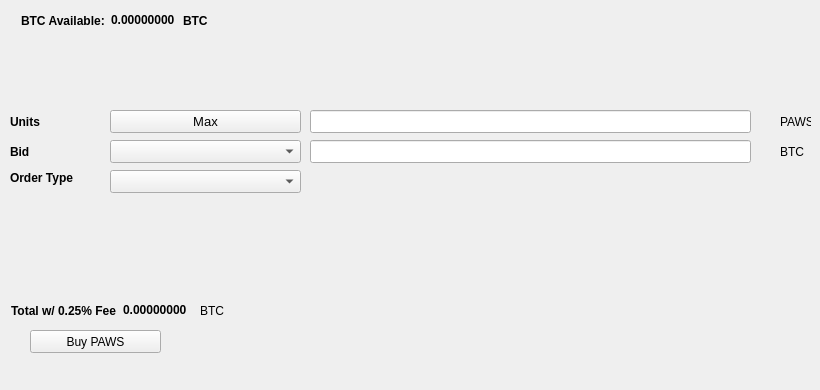
   <widget class="QWidget" name="BuyTab">
    <attribute name="title">
     <string>Buy</string>
    </attribute>
    <widget class="QPushButton" name="BuyPAWS">
     <property name="geometry">
      <rect>
       <x>30</x>
       <y>330</y>
       <width>131</width>
       <height>23</height>
      </rect>
     </property>
     <property name="text">
      <string>Buy PAWS</string>
     </property>
     <property name="icon">
      <iconset resource="../pivx.qrc">
       <normaloff>:/icons/bitcoin</normaloff>:/icons/bitcoin</iconset>
     </property>
    </widget>
    <widget class="QLabel" name="label_3">
     <property name="geometry">
      <rect>
       <x>10</x>
       <y>110</y>
       <width>46</width>
       <height>23</height>
      </rect>
     </property>
     <property name="font">
      <font>
       <weight>75</weight>
       <bold>true</bold>
      </font>
     </property>
     <property name="text">
      <string>Units</string>
     </property>
    </widget>
    <widget class="QLineEdit" name="UnitsInput">
     <property name="geometry">
      <rect>
       <x>310</x>
       <y>110</y>
       <width>441</width>
       <height>23</height>
      </rect>
     </property>
     <property name="font">
      <font>
       <pointsize>9</pointsize>
       <weight>75</weight>
       <bold>true</bold>
      </font>
     </property>
    </widget>
    <widget class="QLineEdit" name="BuyBidPriceEdit">
     <property name="geometry">
      <rect>
       <x>310</x>
       <y>140</y>
       <width>441</width>
       <height>23</height>
      </rect>
     </property>
     <property name="font">
      <font>
       <pointsize>9</pointsize>
       <weight>75</weight>
       <bold>true</bold>
      </font>
     </property>
    </widget>
    <widget class="QLabel" name="label_4">
     <property name="geometry">
      <rect>
       <x>780</x>
       <y>110</y>
       <width>31</width>
       <height>23</height>
      </rect>
     </property>
     <property name="text">
      <string>PAWS</string>
     </property>
    </widget>
    <widget class="QLabel" name="label_5">
     <property name="geometry">
      <rect>
       <x>780</x>
       <y>140</y>
       <width>31</width>
       <height>23</height>
      </rect>
     </property>
     <property name="text">
      <string>BTC</string>
     </property>
    </widget>
    <widget class="QLabel" name="label_6">
     <property name="geometry">
      <rect>
       <x>10</x>
       <y>140</y>
       <width>46</width>
       <height>23</height>
      </rect>
     </property>
     <property name="font">
      <font>
       <weight>75</weight>
       <bold>true</bold>
      </font>
     </property>
     <property name="text">
      <string>Bid</string>
     </property>
    </widget>
    <widget class="QLabel" name="label_7">
     <property name="geometry">
      <rect>
       <x>10</x>
       <y>170</y>
       <width>91</width>
       <height>16</height>
      </rect>
     </property>
     <property name="font">
      <font>
       <weight>75</weight>
       <bold>true</bold>
      </font>
     </property>
     <property name="text">
      <string>Order Type</string>
     </property>
    </widget>
    <widget class="QPushButton" name="Buy_Max_Amount">
     <property name="geometry">
      <rect>
       <x>110</x>
       <y>110</y>
       <width>191</width>
       <height>23</height>
      </rect>
     </property>
     <property name="font">
      <font>
       <pointsize>10</pointsize>
      </font>
     </property>
     <property name="text">
      <string>Max</string>
     </property>
    </widget>
    <widget class="QComboBox" name="BuyBidcomboBox">
     <property name="geometry">
      <rect>
       <x>110</x>
       <y>140</y>
       <width>191</width>
       <height>23</height>
      </rect>
     </property>
     <property name="font">
      <font>
       <pointsize>10</pointsize>
      </font>
     </property>
    </widget>
    <widget class="QComboBox" name="buyOrdertypeCombo">
     <property name="geometry">
      <rect>
       <x>110</x>
       <y>170</y>
       <width>191</width>
       <height>23</height>
      </rect>
     </property>
     <property name="font">
      <font>
       <pointsize>10</pointsize>
      </font>
     </property>
    </widget>
    <widget class="QWidget" name="layoutWidget1">
     <property name="geometry">
      <rect>
       <x>21</x>
       <y>11</y>
       <width>227</width>
       <height>19</height>
      </rect>
     </property>
     <layout class="QHBoxLayout" name="horizontalLayout_3">
      <item>
       <widget class="QLabel" name="label232">
        <property name="font">
         <font>
          <weight>75</weight>
          <bold>true</bold>
         </font>
        </property>
        <property name="text">
         <string>BTC Available:</string>
        </property>
       </widget>
      </item>
      <item>
       <widget class="QLabel" name="BtcAvailableLbl">
        <property name="palette">
         <palette>
          <active>
           <colorrole role="WindowText">
            <brush brushstyle="SolidPattern">
             <color alpha="255">
              <red>0</red>
              <green>0</green>
              <blue>0</blue>
             </color>
            </brush>
           </colorrole>
           <colorrole role="Button">
            <brush brushstyle="SolidPattern">
             <color alpha="255">
              <red>0</red>
              <green>170</green>
              <blue>0</blue>
             </color>
            </brush>
           </colorrole>
           <colorrole role="Light">
            <brush brushstyle="SolidPattern">
             <color alpha="255">
              <red>0</red>
              <green>255</green>
              <blue>0</blue>
             </color>
            </brush>
           </colorrole>
           <colorrole role="Midlight">
            <brush brushstyle="SolidPattern">
             <color alpha="255">
              <red>0</red>
              <green>212</green>
              <blue>0</blue>
             </color>
            </brush>
           </colorrole>
           <colorrole role="Dark">
            <brush brushstyle="SolidPattern">
             <color alpha="255">
              <red>0</red>
              <green>85</green>
              <blue>0</blue>
             </color>
            </brush>
           </colorrole>
           <colorrole role="Mid">
            <brush brushstyle="SolidPattern">
             <color alpha="255">
              <red>0</red>
              <green>113</green>
              <blue>0</blue>
             </color>
            </brush>
           </colorrole>
           <colorrole role="Text">
            <brush brushstyle="SolidPattern">
             <color alpha="255">
              <red>0</red>
              <green>170</green>
              <blue>0</blue>
             </color>
            </brush>
           </colorrole>
           <colorrole role="BrightText">
            <brush brushstyle="SolidPattern">
             <color alpha="255">
              <red>255</red>
              <green>255</green>
              <blue>255</blue>
             </color>
            </brush>
           </colorrole>
           <colorrole role="ButtonText">
            <brush brushstyle="SolidPattern">
             <color alpha="255">
              <red>0</red>
              <green>0</green>
              <blue>0</blue>
             </color>
            </brush>
           </colorrole>
           <colorrole role="Base">
            <brush brushstyle="SolidPattern">
             <color alpha="255">
              <red>255</red>
              <green>255</green>
              <blue>255</blue>
             </color>
            </brush>
           </colorrole>
           <colorrole role="Window">
            <brush brushstyle="SolidPattern">
             <color alpha="255">
              <red>0</red>
              <green>170</green>
              <blue>0</blue>
             </color>
            </brush>
           </colorrole>
           <colorrole role="Shadow">
            <brush brushstyle="SolidPattern">
             <color alpha="255">
              <red>0</red>
              <green>0</green>
              <blue>0</blue>
             </color>
            </brush>
           </colorrole>
           <colorrole role="AlternateBase">
            <brush brushstyle="SolidPattern">
             <color alpha="255">
              <red>127</red>
              <green>212</green>
              <blue>127</blue>
             </color>
            </brush>
           </colorrole>
           <colorrole role="ToolTipBase">
            <brush brushstyle="SolidPattern">
             <color alpha="255">
              <red>255</red>
              <green>255</green>
              <blue>220</blue>
             </color>
            </brush>
           </colorrole>
           <colorrole role="ToolTipText">
            <brush brushstyle="SolidPattern">
             <color alpha="255">
              <red>0</red>
              <green>0</green>
              <blue>0</blue>
             </color>
            </brush>
           </colorrole>
          </active>
          <inactive>
           <colorrole role="WindowText">
            <brush brushstyle="SolidPattern">
             <color alpha="255">
              <red>0</red>
              <green>0</green>
              <blue>0</blue>
             </color>
            </brush>
           </colorrole>
           <colorrole role="Button">
            <brush brushstyle="SolidPattern">
             <color alpha="255">
              <red>0</red>
              <green>170</green>
              <blue>0</blue>
             </color>
            </brush>
           </colorrole>
           <colorrole role="Light">
            <brush brushstyle="SolidPattern">
             <color alpha="255">
              <red>0</red>
              <green>255</green>
              <blue>0</blue>
             </color>
            </brush>
           </colorrole>
           <colorrole role="Midlight">
            <brush brushstyle="SolidPattern">
             <color alpha="255">
              <red>0</red>
              <green>212</green>
              <blue>0</blue>
             </color>
            </brush>
           </colorrole>
           <colorrole role="Dark">
            <brush brushstyle="SolidPattern">
             <color alpha="255">
              <red>0</red>
              <green>85</green>
              <blue>0</blue>
             </color>
            </brush>
           </colorrole>
           <colorrole role="Mid">
            <brush brushstyle="SolidPattern">
             <color alpha="255">
              <red>0</red>
              <green>113</green>
              <blue>0</blue>
             </color>
            </brush>
           </colorrole>
           <colorrole role="Text">
            <brush brushstyle="SolidPattern">
             <color alpha="255">
              <red>0</red>
              <green>170</green>
              <blue>0</blue>
             </color>
            </brush>
           </colorrole>
           <colorrole role="BrightText">
            <brush brushstyle="SolidPattern">
             <color alpha="255">
              <red>255</red>
              <green>255</green>
              <blue>255</blue>
             </color>
            </brush>
           </colorrole>
           <colorrole role="ButtonText">
            <brush brushstyle="SolidPattern">
             <color alpha="255">
              <red>0</red>
              <green>0</green>
              <blue>0</blue>
             </color>
            </brush>
           </colorrole>
           <colorrole role="Base">
            <brush brushstyle="SolidPattern">
             <color alpha="255">
              <red>255</red>
              <green>255</green>
              <blue>255</blue>
             </color>
            </brush>
           </colorrole>
           <colorrole role="Window">
            <brush brushstyle="SolidPattern">
             <color alpha="255">
              <red>0</red>
              <green>170</green>
              <blue>0</blue>
             </color>
            </brush>
           </colorrole>
           <colorrole role="Shadow">
            <brush brushstyle="SolidPattern">
             <color alpha="255">
              <red>0</red>
              <green>0</green>
              <blue>0</blue>
             </color>
            </brush>
           </colorrole>
           <colorrole role="AlternateBase">
            <brush brushstyle="SolidPattern">
             <color alpha="255">
              <red>127</red>
              <green>212</green>
              <blue>127</blue>
             </color>
            </brush>
           </colorrole>
           <colorrole role="ToolTipBase">
            <brush brushstyle="SolidPattern">
             <color alpha="255">
              <red>255</red>
              <green>255</green>
              <blue>220</blue>
             </color>
            </brush>
           </colorrole>
           <colorrole role="ToolTipText">
            <brush brushstyle="SolidPattern">
             <color alpha="255">
              <red>0</red>
              <green>0</green>
              <blue>0</blue>
             </color>
            </brush>
           </colorrole>
          </inactive>
          <disabled>
           <colorrole role="WindowText">
            <brush brushstyle="SolidPattern">
             <color alpha="255">
              <red>0</red>
              <green>85</green>
              <blue>0</blue>
             </color>
            </brush>
           </colorrole>
           <colorrole role="Button">
            <brush brushstyle="SolidPattern">
             <color alpha="255">
              <red>0</red>
              <green>170</green>
              <blue>0</blue>
             </color>
            </brush>
           </colorrole>
           <colorrole role="Light">
            <brush brushstyle="SolidPattern">
             <color alpha="255">
              <red>0</red>
              <green>255</green>
              <blue>0</blue>
             </color>
            </brush>
           </colorrole>
           <colorrole role="Midlight">
            <brush brushstyle="SolidPattern">
             <color alpha="255">
              <red>0</red>
              <green>212</green>
              <blue>0</blue>
             </color>
            </brush>
           </colorrole>
           <colorrole role="Dark">
            <brush brushstyle="SolidPattern">
             <color alpha="255">
              <red>0</red>
              <green>85</green>
              <blue>0</blue>
             </color>
            </brush>
           </colorrole>
           <colorrole role="Mid">
            <brush brushstyle="SolidPattern">
             <color alpha="255">
              <red>0</red>
              <green>113</green>
              <blue>0</blue>
             </color>
            </brush>
           </colorrole>
           <colorrole role="Text">
            <brush brushstyle="SolidPattern">
             <color alpha="255">
              <red>0</red>
              <green>85</green>
              <blue>0</blue>
             </color>
            </brush>
           </colorrole>
           <colorrole role="BrightText">
            <brush brushstyle="SolidPattern">
             <color alpha="255">
              <red>255</red>
              <green>255</green>
              <blue>255</blue>
             </color>
            </brush>
           </colorrole>
           <colorrole role="ButtonText">
            <brush brushstyle="SolidPattern">
             <color alpha="255">
              <red>0</red>
              <green>85</green>
              <blue>0</blue>
             </color>
            </brush>
           </colorrole>
           <colorrole role="Base">
            <brush brushstyle="SolidPattern">
             <color alpha="255">
              <red>0</red>
              <green>170</green>
              <blue>0</blue>
             </color>
            </brush>
           </colorrole>
           <colorrole role="Window">
            <brush brushstyle="SolidPattern">
             <color alpha="255">
              <red>0</red>
              <green>170</green>
              <blue>0</blue>
             </color>
            </brush>
           </colorrole>
           <colorrole role="Shadow">
            <brush brushstyle="SolidPattern">
             <color alpha="255">
              <red>0</red>
              <green>0</green>
              <blue>0</blue>
             </color>
            </brush>
           </colorrole>
           <colorrole role="AlternateBase">
            <brush brushstyle="SolidPattern">
             <color alpha="255">
              <red>0</red>
              <green>170</green>
              <blue>0</blue>
             </color>
            </brush>
           </colorrole>
           <colorrole role="ToolTipBase">
            <brush brushstyle="SolidPattern">
             <color alpha="255">
              <red>255</red>
              <green>255</green>
              <blue>220</blue>
             </color>
            </brush>
           </colorrole>
           <colorrole role="ToolTipText">
            <brush brushstyle="SolidPattern">
             <color alpha="255">
              <red>0</red>
              <green>0</green>
              <blue>0</blue>
             </color>
            </brush>
           </colorrole>
          </disabled>
         </palette>
        </property>
        <property name="font">
         <font>
          <weight>75</weight>
          <bold>true</bold>
         </font>
        </property>
        <property name="text">
         <string>0.00000000</string>
        </property>
        <property name="textInteractionFlags">
         <set>Qt::LinksAccessibleByMouse|Qt::TextSelectableByKeyboard|Qt::TextSelectableByMouse</set>
        </property>
       </widget>
      </item>
      <item>
       <widget class="QLabel" name="BtcAvailableLbl_2">
        <property name="font">
         <font>
          <weight>75</weight>
          <bold>true</bold>
         </font>
        </property>
        <property name="text">
         <string>BTC</string>
        </property>
       </widget>
      </item>
     </layout>
    </widget>
    <widget class="QWidget" name="layoutWidge2">
     <property name="geometry">
      <rect>
       <x>11</x>
       <y>301</y>
       <width>259</width>
       <height>19</height>
      </rect>
     </property>
     <layout class="QHBoxLayout" name="horizontalLayout_4">
      <item>
       <widget class="QLabel" name="label_9">
        <property name="font">
         <font>
          <weight>75</weight>
          <bold>true</bold>
         </font>
        </property>
        <property name="text">
         <string>Total w/ 0.25% Fee</string>
        </property>
       </widget>
      </item>
      <item>
       <widget class="QLabel" name="BuyCostLabel">
        <property name="palette">
         <palette>
          <active>
           <colorrole role="WindowText">
            <brush brushstyle="SolidPattern">
             <color alpha="255">
              <red>0</red>
              <green>0</green>
              <blue>0</blue>
             </color>
            </brush>
           </colorrole>
           <colorrole role="Button">
            <brush brushstyle="SolidPattern">
             <color alpha="255">
              <red>0</red>
              <green>170</green>
              <blue>0</blue>
             </color>
            </brush>
           </colorrole>
           <colorrole role="Light">
            <brush brushstyle="SolidPattern">
             <color alpha="255">
              <red>0</red>
              <green>255</green>
              <blue>0</blue>
             </color>
            </brush>
           </colorrole>
           <colorrole role="Midlight">
            <brush brushstyle="SolidPattern">
             <color alpha="255">
              <red>0</red>
              <green>212</green>
              <blue>0</blue>
             </color>
            </brush>
           </colorrole>
           <colorrole role="Dark">
            <brush brushstyle="SolidPattern">
             <color alpha="255">
              <red>0</red>
              <green>85</green>
              <blue>0</blue>
             </color>
            </brush>
           </colorrole>
           <colorrole role="Mid">
            <brush brushstyle="SolidPattern">
             <color alpha="255">
              <red>0</red>
              <green>113</green>
              <blue>0</blue>
             </color>
            </brush>
           </colorrole>
           <colorrole role="Text">
            <brush brushstyle="SolidPattern">
             <color alpha="255">
              <red>0</red>
              <green>170</green>
              <blue>0</blue>
             </color>
            </brush>
           </colorrole>
           <colorrole role="BrightText">
            <brush brushstyle="SolidPattern">
             <color alpha="255">
              <red>255</red>
              <green>255</green>
              <blue>255</blue>
             </color>
            </brush>
           </colorrole>
           <colorrole role="ButtonText">
            <brush brushstyle="SolidPattern">
             <color alpha="255">
              <red>0</red>
              <green>0</green>
              <blue>0</blue>
             </color>
            </brush>
           </colorrole>
           <colorrole role="Base">
            <brush brushstyle="SolidPattern">
             <color alpha="255">
              <red>255</red>
              <green>255</green>
              <blue>255</blue>
             </color>
            </brush>
           </colorrole>
           <colorrole role="Window">
            <brush brushstyle="SolidPattern">
             <color alpha="255">
              <red>0</red>
              <green>170</green>
              <blue>0</blue>
             </color>
            </brush>
           </colorrole>
           <colorrole role="Shadow">
            <brush brushstyle="SolidPattern">
             <color alpha="255">
              <red>0</red>
              <green>0</green>
              <blue>0</blue>
             </color>
            </brush>
           </colorrole>
           <colorrole role="AlternateBase">
            <brush brushstyle="SolidPattern">
             <color alpha="255">
              <red>127</red>
              <green>212</green>
              <blue>127</blue>
             </color>
            </brush>
           </colorrole>
           <colorrole role="ToolTipBase">
            <brush brushstyle="SolidPattern">
             <color alpha="255">
              <red>255</red>
              <green>255</green>
              <blue>220</blue>
             </color>
            </brush>
           </colorrole>
           <colorrole role="ToolTipText">
            <brush brushstyle="SolidPattern">
             <color alpha="255">
              <red>0</red>
              <green>0</green>
              <blue>0</blue>
             </color>
            </brush>
           </colorrole>
          </active>
          <inactive>
           <colorrole role="WindowText">
            <brush brushstyle="SolidPattern">
             <color alpha="255">
              <red>0</red>
              <green>0</green>
              <blue>0</blue>
             </color>
            </brush>
           </colorrole>
           <colorrole role="Button">
            <brush brushstyle="SolidPattern">
             <color alpha="255">
              <red>0</red>
              <green>170</green>
              <blue>0</blue>
             </color>
            </brush>
           </colorrole>
           <colorrole role="Light">
            <brush brushstyle="SolidPattern">
             <color alpha="255">
              <red>0</red>
              <green>255</green>
              <blue>0</blue>
             </color>
            </brush>
           </colorrole>
           <colorrole role="Midlight">
            <brush brushstyle="SolidPattern">
             <color alpha="255">
              <red>0</red>
              <green>212</green>
              <blue>0</blue>
             </color>
            </brush>
           </colorrole>
           <colorrole role="Dark">
            <brush brushstyle="SolidPattern">
             <color alpha="255">
              <red>0</red>
              <green>85</green>
              <blue>0</blue>
             </color>
            </brush>
           </colorrole>
           <colorrole role="Mid">
            <brush brushstyle="SolidPattern">
             <color alpha="255">
              <red>0</red>
              <green>113</green>
              <blue>0</blue>
             </color>
            </brush>
           </colorrole>
           <colorrole role="Text">
            <brush brushstyle="SolidPattern">
             <color alpha="255">
              <red>0</red>
              <green>170</green>
              <blue>0</blue>
             </color>
            </brush>
           </colorrole>
           <colorrole role="BrightText">
            <brush brushstyle="SolidPattern">
             <color alpha="255">
              <red>255</red>
              <green>255</green>
              <blue>255</blue>
             </color>
            </brush>
           </colorrole>
           <colorrole role="ButtonText">
            <brush brushstyle="SolidPattern">
             <color alpha="255">
              <red>0</red>
              <green>0</green>
              <blue>0</blue>
             </color>
            </brush>
           </colorrole>
           <colorrole role="Base">
            <brush brushstyle="SolidPattern">
             <color alpha="255">
              <red>255</red>
              <green>255</green>
              <blue>255</blue>
             </color>
            </brush>
           </colorrole>
           <colorrole role="Window">
            <brush brushstyle="SolidPattern">
             <color alpha="255">
              <red>0</red>
              <green>170</green>
              <blue>0</blue>
             </color>
            </brush>
           </colorrole>
           <colorrole role="Shadow">
            <brush brushstyle="SolidPattern">
             <color alpha="255">
              <red>0</red>
              <green>0</green>
              <blue>0</blue>
             </color>
            </brush>
           </colorrole>
           <colorrole role="AlternateBase">
            <brush brushstyle="SolidPattern">
             <color alpha="255">
              <red>127</red>
              <green>212</green>
              <blue>127</blue>
             </color>
            </brush>
           </colorrole>
           <colorrole role="ToolTipBase">
            <brush brushstyle="SolidPattern">
             <color alpha="255">
              <red>255</red>
              <green>255</green>
              <blue>220</blue>
             </color>
            </brush>
           </colorrole>
           <colorrole role="ToolTipText">
            <brush brushstyle="SolidPattern">
             <color alpha="255">
              <red>0</red>
              <green>0</green>
              <blue>0</blue>
             </color>
            </brush>
           </colorrole>
          </inactive>
          <disabled>
           <colorrole role="WindowText">
            <brush brushstyle="SolidPattern">
             <color alpha="255">
              <red>0</red>
              <green>85</green>
              <blue>0</blue>
             </color>
            </brush>
           </colorrole>
           <colorrole role="Button">
            <brush brushstyle="SolidPattern">
             <color alpha="255">
              <red>0</red>
              <green>170</green>
              <blue>0</blue>
             </color>
            </brush>
           </colorrole>
           <colorrole role="Light">
            <brush brushstyle="SolidPattern">
             <color alpha="255">
              <red>0</red>
              <green>255</green>
              <blue>0</blue>
             </color>
            </brush>
           </colorrole>
           <colorrole role="Midlight">
            <brush brushstyle="SolidPattern">
             <color alpha="255">
              <red>0</red>
              <green>212</green>
              <blue>0</blue>
             </color>
            </brush>
           </colorrole>
           <colorrole role="Dark">
            <brush brushstyle="SolidPattern">
             <color alpha="255">
              <red>0</red>
              <green>85</green>
              <blue>0</blue>
             </color>
            </brush>
           </colorrole>
           <colorrole role="Mid">
            <brush brushstyle="SolidPattern">
             <color alpha="255">
              <red>0</red>
              <green>113</green>
              <blue>0</blue>
             </color>
            </brush>
           </colorrole>
           <colorrole role="Text">
            <brush brushstyle="SolidPattern">
             <color alpha="255">
              <red>0</red>
              <green>85</green>
              <blue>0</blue>
             </color>
            </brush>
           </colorrole>
           <colorrole role="BrightText">
            <brush brushstyle="SolidPattern">
             <color alpha="255">
              <red>255</red>
              <green>255</green>
              <blue>255</blue>
             </color>
            </brush>
           </colorrole>
           <colorrole role="ButtonText">
            <brush brushstyle="SolidPattern">
             <color alpha="255">
              <red>0</red>
              <green>85</green>
              <blue>0</blue>
             </color>
            </brush>
           </colorrole>
           <colorrole role="Base">
            <brush brushstyle="SolidPattern">
             <color alpha="255">
              <red>0</red>
              <green>170</green>
              <blue>0</blue>
             </color>
            </brush>
           </colorrole>
           <colorrole role="Window">
            <brush brushstyle="SolidPattern">
             <color alpha="255">
              <red>0</red>
              <green>170</green>
              <blue>0</blue>
             </color>
            </brush>
           </colorrole>
           <colorrole role="Shadow">
            <brush brushstyle="SolidPattern">
             <color alpha="255">
              <red>0</red>
              <green>0</green>
              <blue>0</blue>
             </color>
            </brush>
           </colorrole>
           <colorrole role="AlternateBase">
            <brush brushstyle="SolidPattern">
             <color alpha="255">
              <red>0</red>
              <green>170</green>
              <blue>0</blue>
             </color>
            </brush>
           </colorrole>
           <colorrole role="ToolTipBase">
            <brush brushstyle="SolidPattern">
             <color alpha="255">
              <red>255</red>
              <green>255</green>
              <blue>220</blue>
             </color>
            </brush>
           </colorrole>
           <colorrole role="ToolTipText">
            <brush brushstyle="SolidPattern">
             <color alpha="255">
              <red>0</red>
              <green>0</green>
              <blue>0</blue>
             </color>
            </brush>
           </colorrole>
          </disabled>
         </palette>
        </property>
        <property name="font">
         <font>
          <weight>75</weight>
          <bold>true</bold>
         </font>
        </property>
        <property name="autoFillBackground">
         <bool>false</bool>
        </property>
        <property name="text">
         <string>0.00000000</string>
        </property>
        <property name="textInteractionFlags">
         <set>Qt::LinksAccessibleByMouse|Qt::TextSelectableByMouse</set>
        </property>
       </widget>
      </item>
      <item>
       <widget class="QLabel" name="label_10">
        <property name="font">
         <font>
          <weight>50</weight>
          <bold>false</bold>
         </font>
        </property>
        <property name="text">
         <string>BTC</string>
        </property>
       </widget>
      </item>
     </layout>
    </widget>
    <widget class="QLabel" name="label_24">
     <property name="geometry">
      <rect>
       <x>460</x>
       <y>300</y>
       <width>281</width>
       <height>81</height>
      </rect>
     </property>
     <property name="text">
      <string/>
     </property>
     <property name="pixmap">
      <pixmap>:/images/bittrex</pixmap>
     </property>
    </widget>
   </widget>
